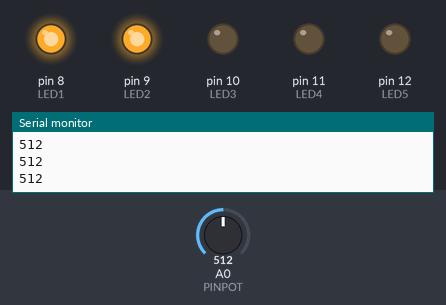
A sketch run on a simulated Arduino Uno, built with avr-gcc and run on an emulated ATmega328P. On the bench: output pins drawn as LEDs (lit = HIGH), the last lines printed to the serial monitor. Inputs (shaded band) come from the test bench; at power-on: A0 (PINPOT) = 512.

Above: at 1.2 s.
1.3 s: A0 (PINPOT) set to 589
2.8 s: A0 (PINPOT) set to 617
At 3.2 s:
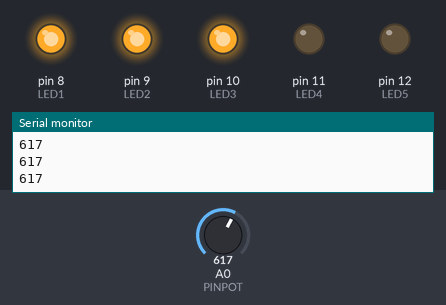
4.3 s: A0 (PINPOT) set to 793
5.8 s: A0 (PINPOT) set to 817
At 6.7 s:
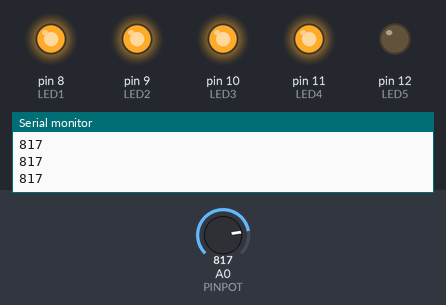
7.3 s: A0 (PINPOT) set to 983
8.8 s: A0 (PINPOT) set to 1015
At 9.1 s:
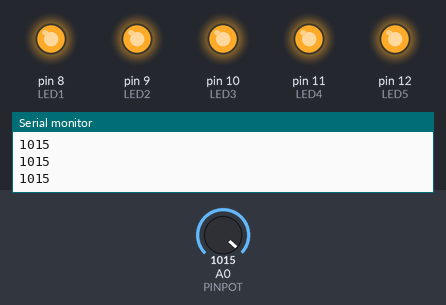
Timing chart, 0 to 11.3 s (numbered marks = the images above; inputs shaded):
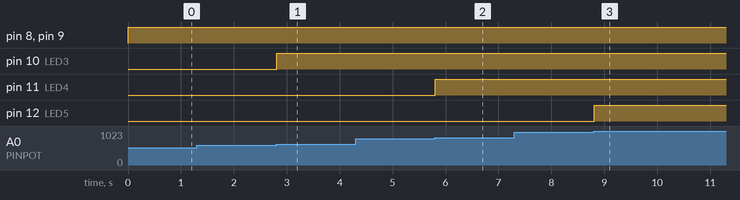

The sketch:

pot_position_led_1.ino
```cpp
const int LED1 = 8;
const int LED2 = 9;
const int LED3 = 10;
const int LED4 = 11;
const int LED5 = 12;
const int PINPOT = A0;
int potValue;

void setup() {
  Serial.begin(9600);
  pinMode (LED1, OUTPUT);
  pinMode (LED2, OUTPUT);
  pinMode (LED3, OUTPUT);
  pinMode (LED4, OUTPUT);
  pinMode (LED5, OUTPUT);
  pinMode(PINPOT, INPUT);
}

void loop() {
  // put your main code here, to run repeatedly:
  potValue = analogRead(PINPOT);
  Serial.println(potValue);

  if (potValue > 200){
    digitalWrite(LED1, HIGH);
  }
  else
  {
    digitalWrite(LED1,LOW);
  }
  if (potValue > 400){
    digitalWrite(LED2, HIGH);
  }
  else
  {
    digitalWrite(LED2,LOW);
  }
  if (potValue > 600){
    digitalWrite(LED3, HIGH);
  }
  else
  {
    digitalWrite(LED3,LOW);
  }
  if (potValue > 800){
    digitalWrite(LED4, HIGH);
  }
  else
  {
    digitalWrite(LED4,LOW);
  }
  if (potValue > 1000){
    digitalWrite(LED5, HIGH);
  }
  else
  {
    digitalWrite(LED5,LOW);
  }

}
```

Measured:
- the behaviour switches between 600 and 601 on A0 (PINPOT) (found by bisection; images 0 and 1)
- the behaviour switches between 800 and 801 on A0 (PINPOT) (found by bisection; images 1 and 2)
- the behaviour switches between 1000 and 1001 on A0 (PINPOT) (found by bisection; images 2 and 3)
- after the input at 2.8 s, pin 10 (LED3): LOW → HIGH at once
- after the input at 5.8 s, pin 11 (LED4): LOW → HIGH at once
- after the input at 8.8 s, pin 12 (LED5): LOW → HIGH at once
